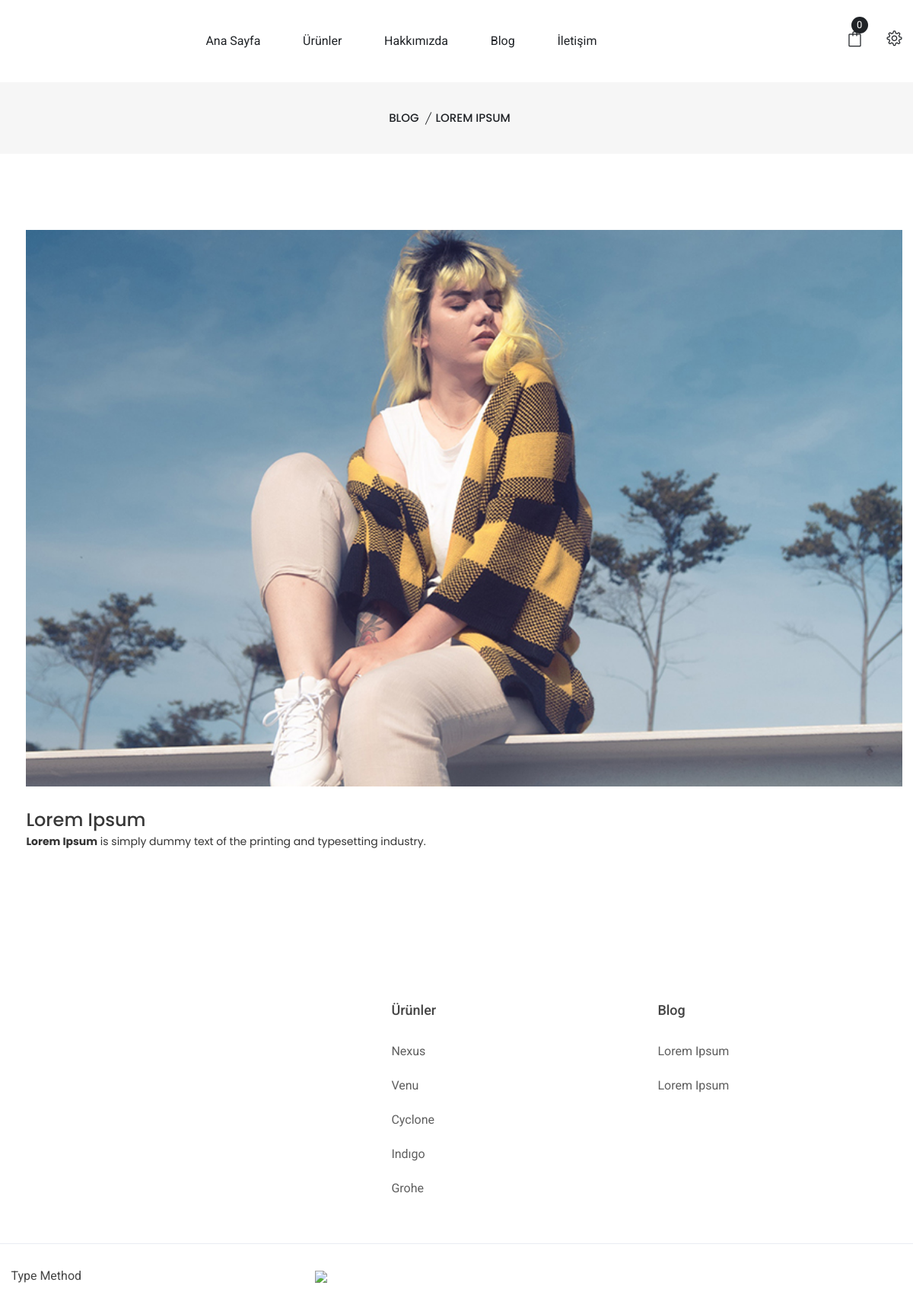
/blog/lorem-ipsum-nedir/, run on the app's committed database.
### yoga/models.py (models this page shows, shortened)
class Blog(models.Model):
    image = models.ImageField(upload_to='products/%y/%m/%d', blank=True, verbose_name='Resim : (550x350)')
    list = models.ImageField(upload_to='products/%y/%m/%d', blank=True, verbose_name='Resim : (850x530)')
    title = models.CharField(max_length=1000, default='Title')
    mini_info = RichTextUploadingField()
    info = RichTextUploadingField()
    slug = models.SlugField(max_length=200, db_index=True)
    def get_absolute_url(self):
        return reverse('yoga:blog_detail',args=[self.slug])

### shop/models.py (models this page shows, shortened)
class Category(models.Model):
    image = models.ImageField(upload_to='products/%y/%m/%d', blank=True,verbose_name='(250x250)')
    name = models.CharField(max_length=20, db_index=True)
    slug = models.SlugField(max_length=20, db_index=True, unique=True)
    def get_absolute_url(self):
        return reverse('shop:product_list_by_show', args=[self.slug])

### yoga/views.py (the view)
# urls.py: path('<str:slug>/',views.blog_detail,name='blog_detail'),
def blog_detail(request,slug):
    cart = Cart(request)
    blog = Blog.objects.all()
    product = get_object_or_404(Blog,slug=slug)
    done = kvvk.objects.all()
    blogs = Blog.objects.all().order_by('-id')
    cate = Category.objects.all()
    context = {
        'product':product,
        'blog':blog,
        'cate':cate,
        'cart':cart,
        'done':done,
        'blogs':blogs
    }
    return render(request,'central/blog_detail.html',context)

### yoga/templates/central/blog_detail.html (shortened to what this page needs)
{% extends "base.html" %}
{% load static i18n %}
{% block content %}
<div class="breadcrumb-area pt-35 pb-35 bg-gray">
        <div class="container">
            <div class="breadcrumb-content text-center">
                <ul>
                    <li>
                        <a href="index.html">Blog</a>
                    </li>
                    <li class="active">{{product.title}}</li>
                </ul>
            </div>
        </div>
    </div>
    <div class="blog-area pt-100 pb-100">
        <div class="container">
            <div class="row flex-row-reverse">
                <div class="col-lg-12">
                    <div class="blog-details-wrapper ml-20">
                        <div class="blog-details-top">
                            <div class="blog-details-img">
                                <img alt="" src="{% if product.image %}{{ product.image.url }}{% endif %}">
                            </div>
                            <div class="blog-details-content">
                                <h3>{{product.title}}</h3>
                                <p>{{product.info | safe }}</p>
                            </div>
                        </div>
                    </div>
                </div>
            </div>
        </div>
    </div>
{% endblock %}

### yoga/templates/footer.html (shortened to what this page needs)
{% load static %}
<footer class="footer-area pt-100">
        <div class="container">
            <div class="footer-top-2 pb-20">
                <div class="row">
                    <div class="col-lg-4 col-md-4 col-sm-12 col-12">
                        <div class="footer-widget mb-40">
                        </div>
                    </div>
                    <div class="col-lg-4 col-md-4 col-sm-4 col-6">
                        <div class="footer-widget mb-40 pl-100">
                            <div class="footer-title">
                                <h3>Ürünler</h3>
                            </div>
                            <div class="footer-list">
                                <ul>
                                    {% for product in cate %}
                                    <li><a href="{{product.get_absolute_url}}">{{product.name}}</a></li>
                                    {% endfor %}
                                </ul>
                            </div>
                        </div>
                    </div>
                    <div class="col-lg-4 col-md-4 col-sm-4 col-6">
                        <div class="footer-widget mb-40 pl-50">
                            <div class="footer-title">
                                <h3>Blog</h3>
                            </div>
                            <div class="footer-list">
                                <ul>
                                    {% for product in blogs %}
                                    <li><a href="{{product.get_absolute_url}}">{{product.title}}</a></li>
                                    {% endfor %}
                                </ul>
                            </div>
                        </div>
                    </div>
                </div>
            </div>
        </div>
        <div class="footer-bottom border-top-2 pt-30">
            <div class="container">
                <div class="row align-items-center">
                    <div class="col-lg-4 col-md-4 col-sm-6 col-12">
                        <div class="copyright-2 pb-30">
                                <p>Type Method</p>
                        </div>
                    </div>
                   <div class="col-lg-4 col-md-4 col-sm-6 col-12">
                        <div class=" pb-30">
                            <a href="/"><img width="300" src="{% static 'visa.png'%}"></a>
                        </div>
                    </div>
                </div>
            </div>
        </div>
    </footer>

### data on the page
Blog: title "LOREM IPSUM", image (picture), title "Lorem Ipsum", info "Lorem Ipsum is simply dummy text of the printing and typesetting industry."
Category: name "Nexus"
Category: name "Venu"
Category: name "Cyclone"
Category: name "Indıgo"
Category: name "Grohe"
Blog: title "Lorem Ipsum"
